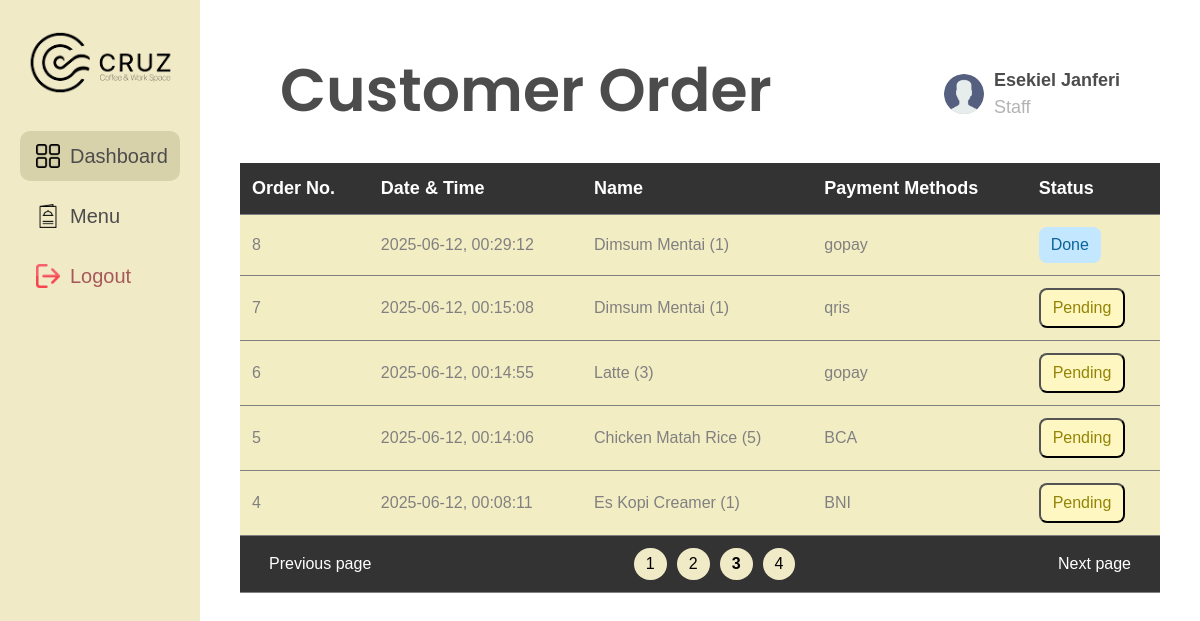
The page /Staff/dashboard.php?page=3 on the database its author committed.
### tables this page shows
CREATE TABLE `pesanan` (
  `id_pesanan` int NOT NULL,
  `tanggal_pesanan` date NOT NULL,
  `waktu_pesanan` time NOT NULL,
  `total_bayar` decimal(10,2) NOT NULL,
  `payment_method` enum('qris','BNI','BCA','gopay','spay') NOT NULL,
  `detail_pesanan` text,
  `status` enum('done','pending','verified') DEFAULT 'pending'
);

### Staff/dashboard.php (the view, shortened to what this page needs)
<!DOCTYPE html>
<html lang="id">
<head>
  <link rel="stylesheet" href="style.css">
  <link href="https://cdn.jsdelivr.net/npm/bootstrap@5.3.0/dist/css/bootstrap.min.css" rel="stylesheet">
</head>
<body class="dashboard">
  <aside>
    <div>
      <div class="logo"><img src="images/logocruz.png" alt="CRUZ Logo"></div>
      <nav>
        <a href="#" class="active"><img src="images/dashboard.png" alt="Dashboard Icon">Dashboard</a>
        <a href="menu_staff.php"><img src="images/menu.png" alt="Menu Icon">Menu</a>
        <a href="login_staff.php" class="logout"><img src="images/logout.png" alt="Logout Icon">Logout</a>
      </nav>
    </div>
  </aside>
  <div class="main">
    <div class="header">
      <h1>Customer Order</h1>
      <div class="profile">
        <img src="images/profile.png" alt="Foto Profil" />
        <div>
          <div>Esekiel Janferi</div>
          <small>Staff</small>
        </div>
      </div>
    </div>
    <div class="table">
      <table>
        <thead>
          <tr>
            <th>Order No.</th>
            <th>Date & Time</th>
            <th>Name</th>
            <th>Payment Methods</th>
            <th>Status</th>
          </tr>
        </thead>
        <tbody>
          <?php
            include ("koneksi.php");
            $limit = 5;
            $page = isset($_GET['page']) ? (int)$_GET['page'] : 1;
            $start = ($page - 1) * $limit;
            $total_query = mysqli_query($koneksi, "SELECT COUNT(*) as total FROM pesanan");
            $total_data = mysqli_fetch_assoc($total_query)['total'];
            $total_pages = ceil($total_data / $limit);
            $sql = "select * from pesanan ORDER BY id_pesanan DESC LIMIT $start, $limit";
            $q1 = mysqli_query($koneksi, $sql);
            while ($data = mysqli_fetch_assoc($q1)) {
          ?>
          <tr>
            <td><?=$data['id_pesanan']?></td>
            <td><?=$data['tanggal_pesanan']?>, <?=$data['waktu_pesanan']?></td>
            <td>
              <?php
                $details = json_decode($data['detail_pesanan'], true);
                $result = [];
                foreach ($details as $item) {
                    $result[] = $item['nama'] . ' (' . $item['jumlah'] . ')';
                }
                echo implode('<br>', $result);
                ?>
            </td>
            <td><?=$data['payment_method']?></td>
            <td>
               <form method="POST" action="ubah_status.php" style="display:inline;">
                  <?php if ($data['status'] == 'pending') { ?>
                    <button type="submit" class="status pending">Pending</button>
                  <?php } elseif ($data['status'] == 'verified') { ?>
                    <button type="submit" class="status verified">Verified</button>
                  <?php } elseif ($data['status'] == 'done') { ?>
                    <span class="status done">Done</span>
                  <?php } ?>
                </form>
            </td>
          </tr>
        <?php } ?>
        </tbody>
        <tfoot>
          <tr>
            <td colspan="5">
      <div class="pagination-wrapper">
        <div class="pagination-left">
          <?php if ($page > 1): ?>
            <a href="?page=<?= $page - 1 ?>" class="footer-table">Previous page</a>
          <?php else: ?>
            <span class="footer-table disabled">Previous page</span>
          <?php endif; ?>
        </div>
        <div class="pagination-center">
          <?php for ($i = 1; $i <= max(1, $total_pages); $i++): ?>
            <a href="?page=<?= $i ?>" class="<?= $i == $page ? 'active' : '' ?>"><?= $i ?></a>
          <?php endfor; ?>
        </div>
        <div class="pagination-right">
          <?php if ($page < $total_pages): ?>
            <a href="?page=<?= $page + 1 ?>" class="footer-table">Next page</a>
          <?php else: ?>
            <span class="footer-table disabled">Next page</span>
          <?php endif; ?>
        </div>
      </div>
    </td>
          </tr>
        </tfoot>
      </table>
    </div>
  </div>
</body>
</html>

### Staff/style.css (style rules this page uses)
h1 { font-family: 'Suez One', serif; color: #07143B; font-size: 50px; margin-bottom: 20px; }
form { display: flex; flex-direction: column; align-items: center; }
* { margin: 0; padding: 0; box-sizing: border-box; font-family: 'Manrope', sans-serif; }
body.dashboard { display: flex; background-color: #fff; }
aside { width: 200px; background-color: #f0eac7; height: 100vh; padding: 30px 20px; display: flex; flex-direction: column; justify-content: space-between; }
.logo { margin-bottom: 35px; display: flex; justify-content: center; }
.logo img { width: 150px; height: auto; object-fit: contain; }
nav a { display: flex; align-items: center; gap: 10px; padding: 10px 16px; width: 100%; box-sizing: border-box; margin: 10px 0; text-decoration: none; font-weight: 500; font-size: 20px; color: #4C4C4C; border-radius: 10px; transition: background-color 0.3s, color 0.3s; }
nav a.active { background-color: #d8d2aa; color: #4C4C4C; }
aside nav a img { width: 24px; height: 24px; object-fit: contain; }
nav a.logout { color: #A65959; font-weight: 500; }
.main { flex: 1; padding: 40px; }
.header { display: flex; justify-content: space-between; align-items: center; }
.header h1 { font-family: 'Poppins', sans-serif; font-size: 60px; font-weight: 600; line-height: 1; color: #4C4C4C; }
.profile { display: flex; align-items: center; gap: 10px; }
.profile img { width: 40px; height: 40px; border-radius: 50%; background-color: #ccc; }
.profile div:first-child { font-size: 18px; font-weight: 600; color: #4C4C4C; }
.profile small { display: block; font-size: 18px; font-weight: 500; color: #B3B3B3; }
.table { margin-top: 15px; }
table { width: 100%; border-collapse: collapse; background-color: #f3edc4; }
th { background-color: #333; color: #fff; padding: 12px; text-align: left; font-size: 18px; font-weight: 700; font-family: 'Manrope', sans-serif; }
td { padding: 12px; border-bottom: 1px solid #ccc; font-size: 16px; font-weight: 400; color: #808080; background-color: #f3edc4; }
tfoot td { background-color: #333; text-align: center; }
.status { padding: 6px 12px; border-radius: 8px; font-weight: 400; font-size: 16px; display: inline-block; }
.pending { background-color: #fff7c2; color: #938406; }
.done { background-color: #c2e7ff; color: #0C6499; }
.pagination-wrapper { display: flex; justify-content: space-between; align-items: center; background-color: #333; }
.pagination-left, .pagination-right { justify-content: flex-start; }
.pagination-right { justify-content: flex-end; }
.pagination-center { flex: 2; display: flex; justify-content: center; gap: 10px; }
.pagination-center a { padding: 4px 12px; background-color: #f0eac7; border: none; border-radius: 20px; cursor: pointer; font-size: 16px; font-weight: 350; color: black; text-decoration: none; }
.pagination-center a.active { font-weight: 800; }
.footer-table { margin: 5px; padding: 8px 12px; color: #fff; text-decoration: none; font-size: 16px; font-weight: 350; }
body { margin: 0; font-family: 'Inter', sans-serif; background-color: #f3edc4; }
.header { display: flex; justify-content: space-between; align-items: center; padding: 20px 40px; }

### rows shown on the page
pesanan: id_pesanan "8", tanggal_pesanan "2025-06-12", waktu_pesanan "00:29:12", result "Dimsum Mentai (1)", payment_method "gopay", status "Done"
pesanan: id_pesanan "7", tanggal_pesanan "2025-06-12", waktu_pesanan "00:15:08", result "Dimsum Mentai (1)", payment_method "qris", status "Pending"
pesanan: id_pesanan "6", tanggal_pesanan "2025-06-12", waktu_pesanan "00:14:55", result "Latte (3)", payment_method "gopay", status "Pending"
pesanan: id_pesanan "5", tanggal_pesanan "2025-06-12", waktu_pesanan "00:14:06", result "Chicken Matah Rice (5)", payment_method "BCA", status "Pending"
pesanan: id_pesanan "4", tanggal_pesanan "2025-06-12", waktu_pesanan "00:08:11", result "Es Kopi Creamer (1)", payment_method "BNI", status "Pending"
